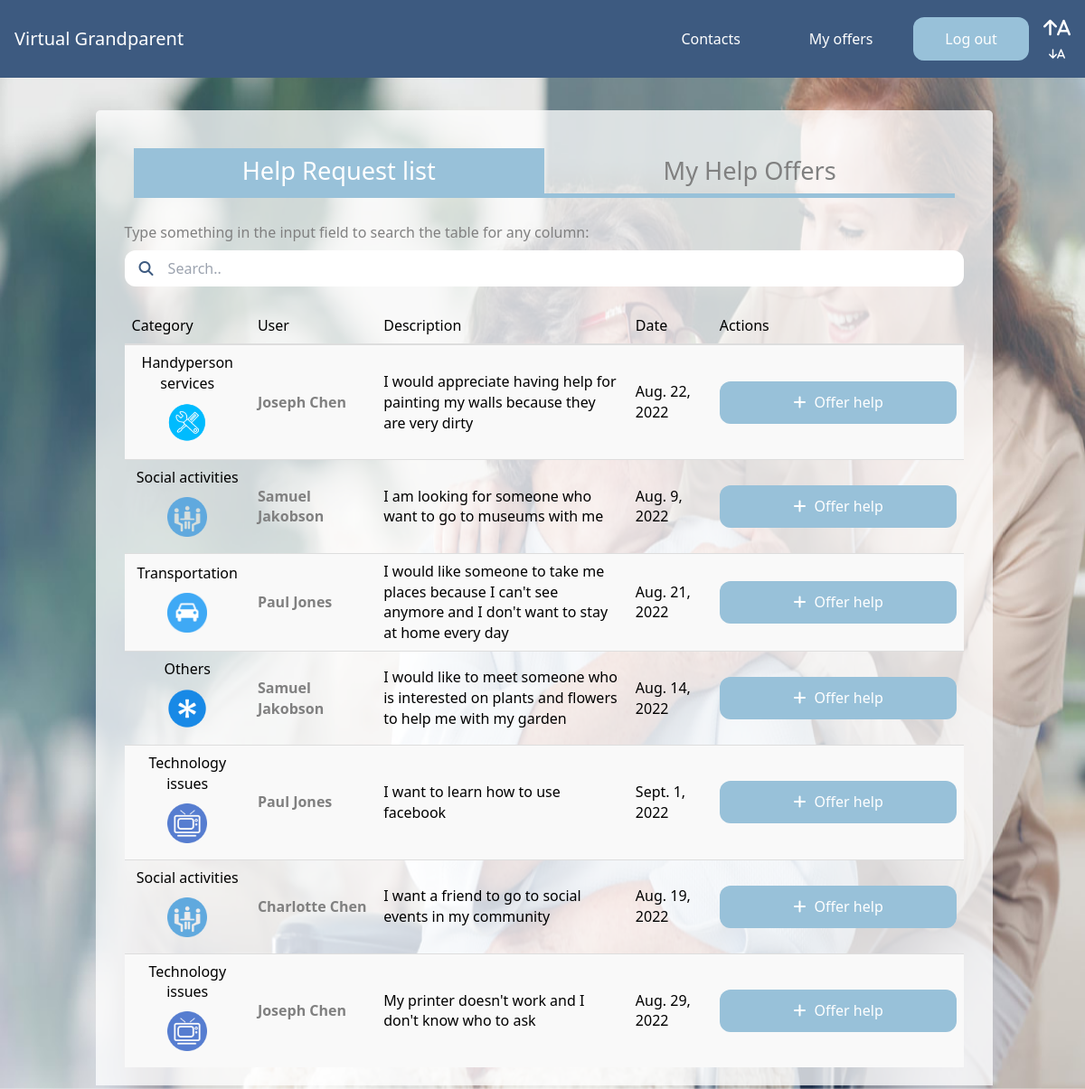
Page /help-requests/all/ (signed in) on the earlier database version.
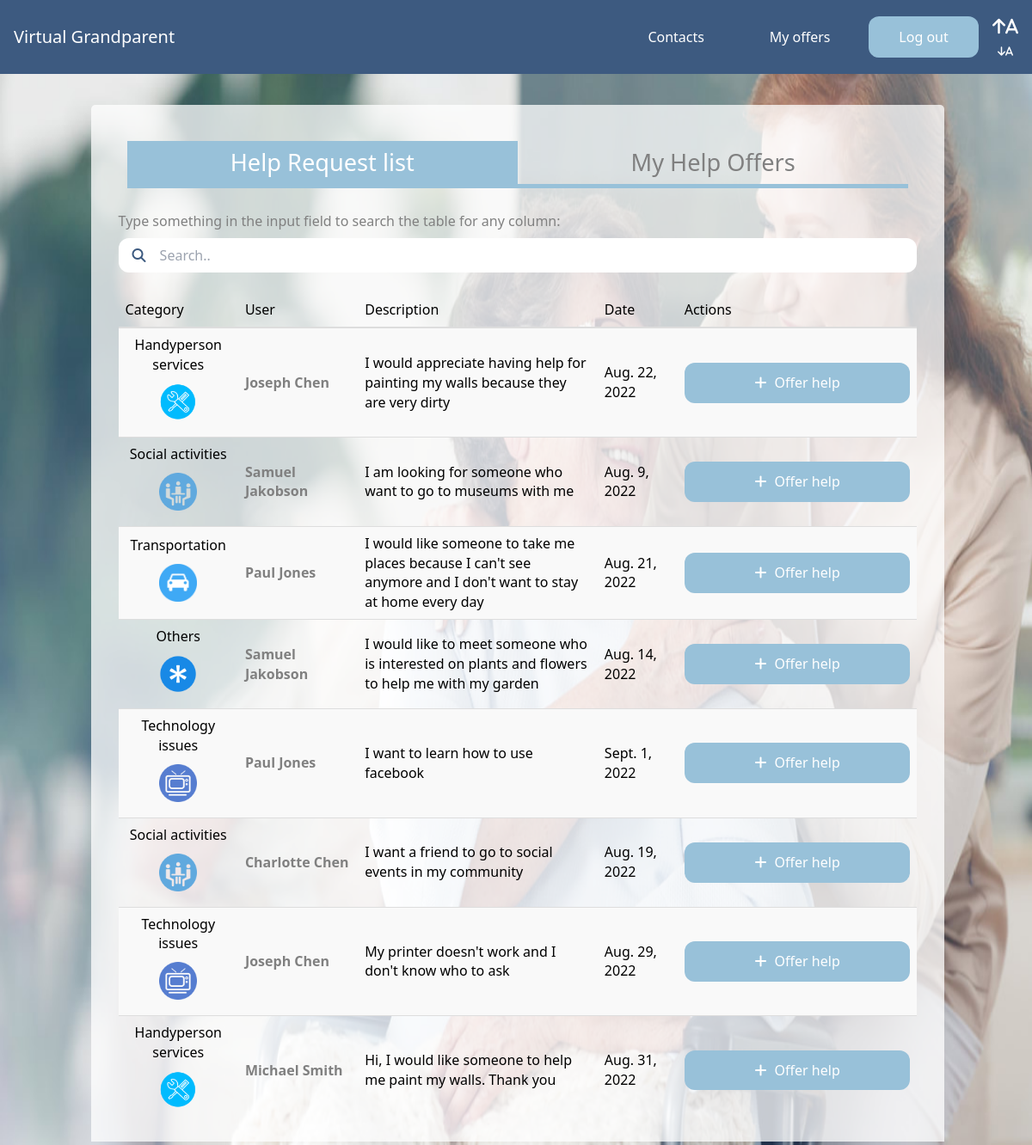
Same page on the later database version.
### core/models.py (models this page shows)
class Help(models.Model):
    id = models.AutoField(primary_key=True)
    description = models.TextField(max_length=1000)
    category = models.CharField(choices=HELP_CATEGORIES, max_length=2, default='OT')
    helper = models.ForeignKey(Helper, on_delete=models.CASCADE, null=True)
    oldPerson = models.ForeignKey(OldPerson, on_delete=models.CASCADE)
    date = models.DateField(default=datetime.date.today, blank=True)

### authentication/models.py (models this page shows)
class User(AbstractUser):
    id = models.AutoField(primary_key=True)
    name = models.CharField(max_length=200)
    surname = models.CharField(max_length=200)
    email = models.EmailField(max_length=200, unique=True)
    username = models.CharField(max_length=200)
    phoneNumber = models.CharField(max_length=200)
    isHelper = models.BooleanField(default=True)
    dateOfBirth = models.DateField(null=true)
    USERNAME_FIELD = 'email'
    REQUIRED_FIELDS = ['username']
    objects = Manager()
    class Meta:
        unique_together = ('email',)

### core/views.py (the view)
# urls.py: path('help-requests/all/', views.allHelpRequests, name='allHelpRequests'),
@login_required
def allHelpRequests(request):
    current_user = get_current_user(request)
    helper = get_helper_by_id(current_user.id)
    help_requests = Help.objects.filter(helper__isnull = True)
    for h in help_requests:
        user = User.objects.get(email = h.oldPerson.user.email)
        h.oldPersonName = user.name
    isVerified = helper.isVerified
    return render(request, 'core/helpRequestList.html', {'help_requests': help_requests, 'isVerified': isVerified})

### core/views.py (called while the page is built)
def get_current_user(request):
    return User.objects.filter(email = request.user)[0]

def get_helper_by_id(id):
    return Helper.objects.get(user_id = id)

### templates/core/helpRequestList.html (shortened to what this page needs)
{% extends 'core/base.html' %}
{% load static %}
{% block static %}
<link rel="stylesheet" href="{% static 'css/cards.css' %}">
<link rel="stylesheet" href="{% static 'css/flexbox.css' %}">
<link rel="stylesheet" href="{% static 'css/table.css' %}">
{% endblock %}
{% block content %}
<div class="py-4 grid-container inline-container">
    <div class="card single-card help_container px-8">
        <div class="flexbox_container">
            <div class="column column-title selected">
                <a href="{% url 'core:allHelpRequests' %}">Help Request list</a>
            </div>
            <div class="column column-title">
                <a href="{% url 'core:myOffers' %}">My Help Offers</a>
            </div>
        </div>
        {% if not help_requests %}
            <p class="mb-8">There are no help request available at the moment.
                <a href="{% url 'core:myOffers' %}" class="link-text">Click here to see your help offers</a>
            </p>
        {% else %}
            <p style="color: gray;">Type something in the input field to search the table for any column:</p>
            <input class="w-full mt-2 px-4 py-2 rounded-xl background-whiten pl-12" id="searchInput" type="text" placeholder="Search..">
            <span class="fa fa-search input-span"></span>
            <br>
            <br>
            <table class="table table-striped" style="width:100%">
                <thead>
                <tr>
                    <th scope="col" width="15%">Category</th>
                    <th scope="col" width="15%">User</th>
                    <th scope="col" width="30%">Description</th>
                    <th scope="col" width="10%">Date</th>
                    <th scope="col" width="30%">Actions</th>
                </tr>
                </thead>
                <tbody id="requestTable">
                    {% for help in help_requests %}
                    <tr>
                        <td class="vertically-centered"style="text-align: center;">
                            <p>{{ help.get_category_display }}</p>
                            {% with 'images/helpCategories/'|add:help.category|add:'.png' as image_static %}
                                <img class="table_icon" src="{% static image_static %}" style="max-width:4rem"alt="{{help.get_category_display}} icon">
                            {% endwith %}
                        </td>
                        <td class="flex_title vertically-centered">{{help.oldPersonName}}</td>
                        <td class="vertically-centered">{{help.description}}</td>
                        <td class="vertically-centered">{{help.date}}</td>
                        <td class="vertically-centered">
                            <a id={{help.id}} href="{% url 'core:createHelpOffer' help.id %}"  class="btnOfferHelp px-5 py-3 block rounded-xl base-button">
                                <i class="fa fa-plus fa-space" aria-hidden="true"></i>
                                Offer help
                            </a>
                        </td>
                    </tr>
                    {% endfor %}
                </tbody>
            </table>
        {% endif %}
    </div>
</div>
{% endblock %}

### templates/core/base.html (shortened to what this page needs)
<!DOCTYPE html>
{% load static %}
<html>
    <head>
        <link rel="stylesheet" href="{% static 'css/base.css' %}">
        <link rel="stylesheet" href="https://cdnjs.cloudflare.com/ajax/libs/font-awesome/4.7.0/css/font-awesome.min.css">
        {% block static %}
        {% endblock %}
    </head>
    <body class="base-background">
        <nav class="flex items-center justify-between p-4 navbar-background">
            <div>
                {% if request.user.is_authenticated %}
                    {% if request.user.isHelper %}
                        <a href="{% url 'core:helperMenu' %}" class="text-xl text-white">Virtual Grandparent</a>
                    {% else %}
                        <a href="{% url 'core:menu' %}" class="text-xl text-white">Virtual Grandparent</a>
                    {% endif %}
                {% else %}
                    <a href="/" class="text-xl text-white">Virtual Grandparent</a>
                {% endif %}
            </div>
            <div class="flex items-center space-x-4">
                {% if request.user.is_authenticated %}
                    {% if request.user.isHelper %}
                    <a href="{% url 'chat:contacts' %}" class="px-5 py-3 transparent-button">Contacts</a>
                    <a href="{% url 'core:myOffers' %}" class="px-5 py-3 transparent-button">My offers</a>
                    {% else %}
                    <a href="{% url 'chat:contacts' %}" class="px-5 py-3 transparent-button">Contacts</a>
                    <a href="{% url 'core:helpRequests' %}" class="px-5 py-3 transparent-button ">My requests</a>
                    {% endif %}
                    <a href="{% url 'authentication:logout' %}" class="px-5 py-3 rounded-xl base-button">Log out</a>
                {% else %}
                    <a href="{% url 'authentication:login' %}" class="text-white hover:text-gray-300">Login</a>
                    <a href="{% url 'authentication:signup' 'beneficiary' %}" class="px-5 py-3 rounded-xl base-button">Sign up</a>
                {% endif %}
                <div class="right_wrap">
                    <div class="right1">
                        <a class="text-white inc" style="font-size: 1.25rem;">
                            <i class="fa fa-arrow-up ">A</i>
                        </a>
                    </div>
                    <div class="right2">
                        <a class="text-white dec" style="font-size: 0.75rem;">
                            <i class="fa fa-arrow-down ">A</i>
                        </a>
                    </div>
                </div>
            </div>
        </nav>
        <div class="container-background">
            <img src="{% static 'images/background.jpg' %}" class="img-fluid stretch" alt="Two persons">
        </div>
        {% block content %}
        {% endblock %}
        <script src="https://cdn.tailwindcss.com"></script>
    </body>
</html>

### static/css/base.css (style rules this page uses)
:root { --blue: #3d5a80; --light-blue: #98c1d9 ; --baby-blue: #e0fbfc; --orange: #ee6c4d; --dark-blue: #293241; --gray: #333333; }
.navbar-background { background-color: var(--blue); }
.base-button { background-color: var(--light-blue) !important; color: white; width: 100%; text-align: center; }
.transparent-button { color: white; width: 100%; text-align: center; }
.base-background { background-color: var(white); }
.container-background { text-align: center; width: 100%; height: 100%; position: fixed; left: 0px; top: 0px; z-index: -1; }
.stretch { width:100%; height:100%; }
.column { float: left; width: 50%; }
.column-title { text-align: center; color: gray; font-size: 1.7rem; padding: .3rem; border-bottom: 5px solid var(--light-blue); margin-bottom: 1rem; }
.selected { color: white; background: var(--light-blue); }
.fa-space { margin-right: 5px; }
.input-span { float: left; margin-top: -28px; position: relative; z-index: 1; color: gray; left: 1rem; color: var(--blue); }
.right_wrap { width: 100px; float: left; text-align: center; }

### static/css/cards.css (style rules this page uses)
:root { --blue: #3d5a80; --light-blue: #98c1d9 ; --baby-blue: #e0fbfc; --orange: #ee6c4d; --dark-blue: #293241; --gray: #333333; }
.grid-container { margin: 20px auto; display:grid; grid-template-columns: auto auto; padding: 2px 16px; text-align: center; justify-content: center; }
.inline-container { grid-template-columns: 85%; }
.card { box-shadow: 0 8px 10px 0 rgba(0,0,0,0.4); transition: 0.3s; width: 90%; border-radius: 5px; background: rgba(255, 255, 255, 0.75); margin: 0 30px; padding: 2rem; text-align: left; float:right; -webkit-column-break-inside: avoid; page-break-inside: avoid; break-inside: avoid; }
.single-card { box-shadow: 0 8px 10px 0 rgba(0,0,0,0.4); transition: 0.3s; border-radius: 5px; background: rgba(255, 255, 255, 0.75); text-align: left; width: 100%; margin-left: 2px; -webkit-column-break-inside: avoid; page-break-inside: avoid; break-inside: avoid; }

### static/css/flexbox.css (style rules this page uses)
.flexbox_container { display: flex; padding: 10px; }
.flex_title { color: gray; font-weight: bold; margin-top: 5px; }
.help_container { box-shadow: none; margin-bottom: -2rem; border-bottom-right-radius: 0; border-bottom-left-radius: 0; padding: 0; padding-top: 2rem; }

### static/css/table.css (style rules this page uses)
.table { display: table; }
.table { width: 100%; max-width: 100%; margin-bottom: 20px; }
table { text-indent: 0; border-color: inherit; border-collapse: collapse; }
table { background-color: transparent; }
table { border-collapse: collapse; border-spacing: 0; }
.table-striped > tbody > tr:nth-of-type(2n+1) { background-color: #f9f9f9; }
.table > tbody > tr > td, .table > tbody > tr > th, .table > tfoot > tr > td, .table > tfoot > tr > th, .table > thead > tr > td, .table > thead > tr > th { padding: 8px; line-height: 1.42857143; vertical-align: top; border-top: 1px solid #ddd; }
.table > thead > tr > th { font-weight: 500; }
th { text-align: left; }
.table > thead:first-child > tr:first-child > th { border-top: 0; }
.table > thead > tr > th { vertical-align: bottom; border-bottom: 2px solid #ddd; }
img.table_icon { max-width: 5rem; max-height: 5rem; display: block; margin-left: auto; margin-right: auto; }
.table_icon { padding: 10px; flex-grow: 1; margin-right: 30px; }
.vertically-centered { vertical-align: middle !important; }

Differences in the rows shown:
added Help: category "Handyperson services", oldPersonName "Michael Smith", description "Hi, I would like someone to help me paint my walls. Thank you", date "Aug. 31, 2022"
